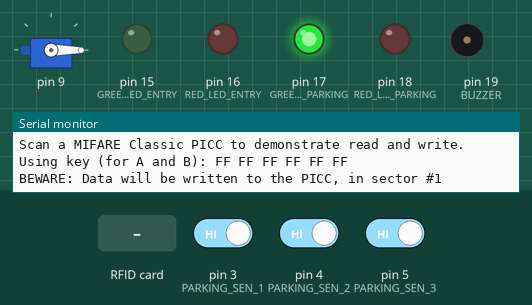
Recording of a sketch running on a simulated Arduino Uno, built with avr-gcc and run on an emulated ATmega328P. Parts: servo, output pins drawn as LEDs (lit = HIGH), buzzer (waves = sounding, pin HIGH), the last lines printed to the serial monitor. Dashed ring = blinking. Inputs (shaded band) come from the test bench; at power-on: pin 3 (PARKING_SEN_1) HIGH, pin 4 (PARKING_SEN_2) HIGH, pin 5 (PARKING_SEN_3) HIGH. Pins used as bus, display or sensor lines are not drawn.

Above: at 1.3 s.
1.4 s: RFID card 5E 7A 19 C4 held to the reader
At 1.68 s:
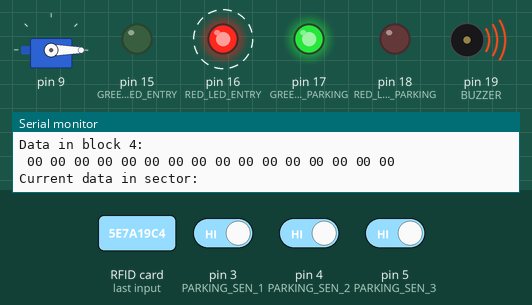
4.4 s: RFID card 93 46 0A DA held to the reader
At 5.6 s:
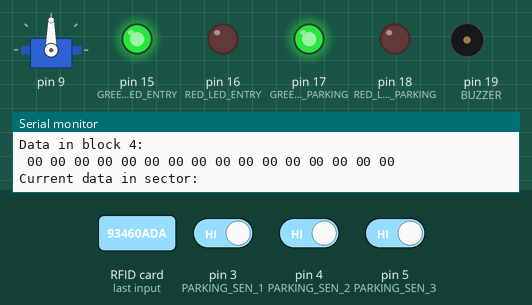
12.1 s: RFID card 3C 1B 32 02 held to the reader
At 13.4 s:
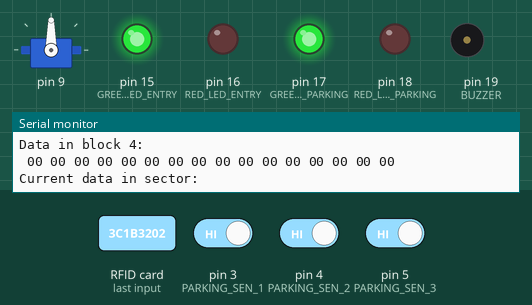
13.7 s: pin 3 (PARKING_SEN_1) driven LOW and pin 4 (PARKING_SEN_2) driven LOW and pin 5 (PARKING_SEN_3) driven LOW
At 16.6 s:
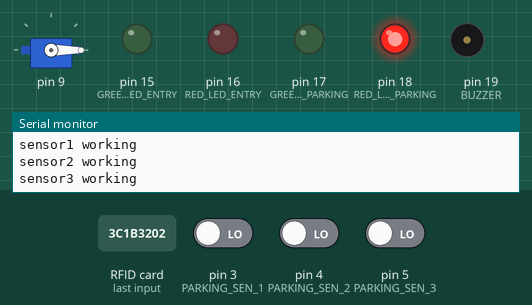
16.7 s: RFID card 84 E5 33 02 held to the reader
At 16.99 s:
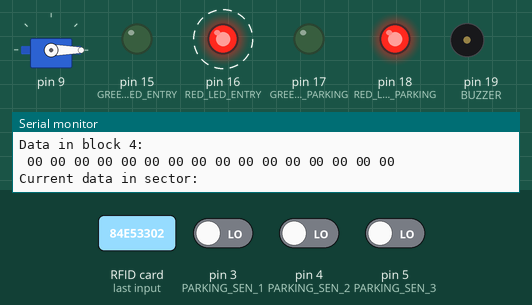
Timing chart, 0 to 19.8 s (numbered marks = the images above; inputs shaded):
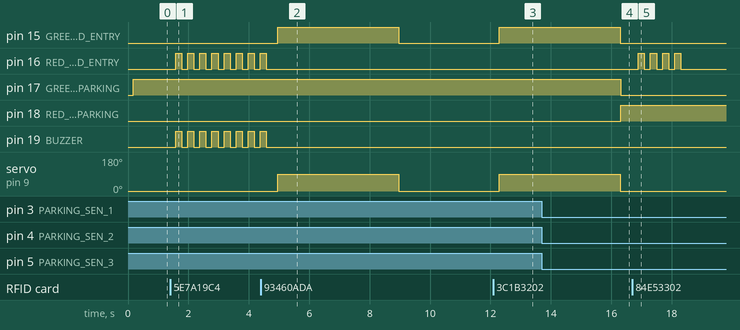

Measured:
- after the input at 1.4 s, pin 16 (RED_LED_ENTRY), pin 19 (BUZZER): alternates HIGH for 0.20 s and LOW for 0.20 s, starting after 0.18 s
- after the input at 4.4 s, pin 15 (GREEN_LED_ENTRY): LOW → HIGH after 0.56 s, → LOW 4.0 s later; servo on pin 9: 0° → 90° after 0.56 s, → 0° 4.0 s later
- after the input at 12.1 s, pin 15 (GREEN_LED_ENTRY): LOW → HIGH after 0.19 s; servo on pin 9: 0° → 90° after 0.19 s
- after the input at 13.7 s, pin 17 (GREEN_LED_PARKING): HIGH → LOW after 2.6 s; pin 18 (RED_LED_PARKING): LOW → HIGH after 2.6 s
- after the input at 16.7 s, pin 16 (RED_LED_ENTRY): alternates HIGH for 0.20 s and LOW for 0.20 s, 8 changes in all, then stays LOW, starting after 0.20 s

The sketch:

main.ino
```cpp
#include "config.h"
#include "Sensors.h"
#include "Servo.h"
#include "Rfid.h"

rfidTag_sType data;


void setup() {
  Serial.begin(9600);
  // put your setup code here, to run once:
  pinInit();
  servoInit();
  rfidInit();

  //digitalWrite(ORANGE_LED, HIGH);
}

void loop()
{


    updateParkingAvailability();
    sTagState_eType eTagState;
    scanRfidTag();
    eTagState = getTagAuthState();
    bool isParkingAvailable = false;
    if (getParkingSpaceValue() != 0)
    {
      digitalWrite(GREEN_LED_PARKING, HIGH);
      digitalWrite(RED_LED_PARKING, LOW);
      isParkingAvailable = true;
    }
    else
    {
      digitalWrite(GREEN_LED_PARKING, LOW);
      digitalWrite(RED_LED_PARKING, HIGH);
      isParkingAvailable = false;
    }

    switch(eTagState)
    {
      case eTagIdle:
        break;

      case eTagUnauthorized :
        for (byte i= 0 ; i < 8; i++)
        {
          digitalWrite(BUZZER, HIGH);
          digitalWrite(RED_LED_ENTRY, HIGH);
          delay(200);
          digitalWrite(BUZZER, LOW);
          digitalWrite(RED_LED_ENTRY, LOW);
          delay(200);

        }
        setTagAuthState(eTagIdle);
        break;

      case eTagAuthorized :
        //authorizationProcess();
        if (isParkingAvailable != false)
        {
        digitalWrite(GREEN_LED_ENTRY, HIGH);
        controlGate(eServoEE_open);
        delay(4000);
        digitalWrite(GREEN_LED_ENTRY, LOW);
        controlGate(eServoEE_close);

        }
        else
        {
          for (byte i =0; i < 4 ; i++)
          {
            digitalWrite(RED_LED_ENTRY, HIGH);
            delay(200);
            digitalWrite(RED_LED_ENTRY, LOW);
            delay(200);
          }
        }
        setTagAuthState(eTagIdle);
        break;

    }

}
```

Init.cpp
```cpp
#include "config.h"


void pinInit(void)
{
  pinMode(PARKING_SEN_1, INPUT_PULLUP);
  pinMode(PARKING_SEN_2, INPUT_PULLUP);
  pinMode(PARKING_SEN_3, INPUT_PULLUP);
  // pinMode(ENTRY_SEN_START, INPUT);
  // pinMode(ENTRY_SEN_END, INPUT);
  // pinMode(EXIT_SEN_START, INPUT);
  // pinMode(EXIT_SEN_END, INPUT);
  // pinMode(LED, OUTPUT);

  pinMode(BUZZER, OUTPUT);
  pinMode(RED_LED_ENTRY, OUTPUT);
  pinMode(GREEN_LED_ENTRY, OUTPUT);
  pinMode(RED_LED_PARKING, OUTPUT);
  pinMode(GREEN_LED_PARKING, OUTPUT);
}


void ledOnOff(bool state)
{
  digitalWrite(LED, state);
}
```

Rfid.cpp
```cpp
#include "Arduino.h"
#include "HardwareSerial.h"
/**
 * ----------------------------------------------------------------------------
 * This is a MFRC522 library example; see https://github.com/miguelbalboa/rfid
 * for further details and other examples.
 *
 * NOTE: The library file MFRC522.h has a lot of useful info. Please read it.
 *
 * Released into the public domain.
 * ----------------------------------------------------------------------------
 * This sample shows how to read and write data blocks on a MIFARE Classic PICC
 * (= card/tag).
 *
 * BEWARE: Data will be written to the PICC, in sector #1 (blocks #4 to #7).
 *
 *
 * Typical pin layout used:
 * -----------------------------------------------------------------------------------------
 *             MFRC522      Arduino       Arduino   Arduino    Arduino          Arduino
 *             Reader/PCD   Uno/101       Mega      Nano v3    Leonardo/Micro   Pro Micro
 * Signal      Pin          Pin           Pin       Pin        Pin              Pin
 * -----------------------------------------------------------------------------------------
 * RST/Reset   RST          9             5         D9         RESET/ICSP-5     RST
 * SPI SS      SDA(SS)      10            53        D10        10               10
 * SPI MOSI    MOSI         11 / ICSP-4   51        D11        ICSP-4           16
 * SPI MISO    MISO         12 / ICSP-1   50        D12        ICSP-1           14
 * SPI SCK     SCK          13 / ICSP-3   52        D13        ICSP-3           15
 *
 * More pin layouts for other boards can be found here: https://github.com/miguelbalboa/rfid#pin-layout
 *
 */
#include "Rfid.h"

#include <SPI.h>
#include <MFRC522.h>

#define RST_PIN         9           // Configurable, see typical pin layout above
#define SS_PIN          10          // Configurable, see typical pin layout above

MFRC522 mfrc522(SS_PIN, RST_PIN);   // Create MFRC522 instance.

MFRC522::MIFARE_Key key;
unsigned char tempReadTag[10];
unsigned char tempReadBlock[16];

void writeToCard(byte *data);
const unsigned char authoCardIds[3][4] =
                                    {
                                      {0x93, 0x46, 0x0A, 0xDA},
                                      {0x3C, 0x1B, 0x32, 0x02},
                                      {0x84, 0xE5, 0x33, 0x02}
                                    };

static uint8_t cardIndex = 5u ;
rfidTag_sType sRfidData;

// variable for 3 authorizedcard to hold data
static sTagData_sType cards[3] =
                                  {
                                      {
                                        {0xFF, 0xFF, 0xFF, 0xFF},
                                        eTagInit,
                                        2000u
                                      },
                                      {
                                        {0xFF, 0xFF, 0xFF, 0xFF},
                                        eTagInit,
                                        2000u
                                      },
                                      {
                                        {0xFF, 0xFF, 0xFF, 0xFF},
                                        eTagInit,
                                        2000u
                                      }

                                  };


void printCardData(void)
{
  for (byte i = 0 ; i < 3; i++)
  {
    Serial.println(cards[i].tagId[0], HEX);
    Serial.println(cards[i].tagId[1], HEX);
    Serial.println(cards[i].tagId[2], HEX);
    Serial.println(cards[i].tagId[3], HEX);
    Serial.println(cards[i].eTagEE);
    Serial.println(cards[i].balance);
    Serial.println();
  }
}

static sTagState_eType eTagAuthState = eTagIdle ;

sTagState_eType getTagAuthState(void)
{
  return eTagAuthState;
}


void setTagAuthState(sTagState_eType eState)
{
  eTagAuthState = eState ;
}


static void copyTagId(byte *buffer, byte bufferSize)
{
  for (byte i = 0; i < bufferSize; i++)
  {
    tempReadTag[i] = buffer[i];
  }
}

static readDataFromBlock(byte *buffer, byte bufferSize)
{
  for (byte i = 0; i < bufferSize; i++)
  {
        tempReadBlock[i] = buffer[i];
    }
}

static void tagAuthorizationCheck(void)
{
  eTagAuthState = eTagIdle;
  rfidTag_sType cardId = readTagId();
  byte *ptrData = (byte *)&cardId;

  for (byte i = 0; i < 3; i++)
  {
    if ( (ptrData[0] == authoCardIds[i][0] ) && (ptrData[1] == authoCardIds[i][1] ) && (ptrData[2] == authoCardIds[i][2] ) && (ptrData[3] == authoCardIds[i][3] )  )
    {
      eTagAuthState = eTagAuthorized ;
      cardIndex = i;
      break;
    }
    else
    {
      eTagAuthState = eTagUnauthorized ;
    }

  }

}

/**
 * Helper routine to dump a byte array as hex values to Serial.
 */
void dump_byte_array(byte *buffer, byte bufferSize)
{
    for (byte i = 0; i < bufferSize; i++) {
        Serial.print(buffer[i] < 0x10 ? " 0" : " ");
        Serial.print(buffer[i], HEX);
    }
}

rfidTag_sType readTagId(void)
{
  rfidTag_sType temp;
  temp.data_0 = tempReadTag[0];
  temp.data_1 = tempReadTag[1];
  temp.data_2 = tempReadTag[2];
  temp.data_3 = tempReadTag[3];

  return temp;
}


void rfidInit(void)
{
    SPI.begin();        // Init SPI bus
    mfrc522.PCD_Init(); // Init MFRC522 card

    // Prepare the key (used both as key A and as key B)
    // using FFFFFFFFFFFFh which is the default at chip delivery from the factory
    for (byte i = 0; i < 6; i++) {
        key.keyByte[i] = 0xFF;
    }

    Serial.println(F("Scan a MIFARE Classic PICC to demonstrate read and write."));
    Serial.print(F("Using key (for A and B):"));
    dump_byte_array(key.keyByte, MFRC522::MF_KEY_SIZE);
    Serial.println();

    Serial.println(F("BEWARE: Data will be written to the PICC, in sector #1"));

}


void scanRfidTag(void)
{
  // Reset the loop if no new card present on the sensor/reader. This saves the entire process when idle.
    if ( ! mfrc522.PICC_IsNewCardPresent())
        return;

    // Select one of the cards
    if ( ! mfrc522.PICC_ReadCardSerial())
        return;

    // Show some details of the PICC (that is: the tag/card)
    Serial.print(F("Card UID:"));
    dump_byte_array(mfrc522.uid.uidByte, mfrc522.uid.size);

    copyTagId(mfrc522.uid.uidByte, mfrc522.uid.size);
    tagAuthorizationCheck();
    Serial.println();
    Serial.print(F("PICC type: "));
    MFRC522::PICC_Type piccType = mfrc522.PICC_GetType(mfrc522.uid.sak);
    Serial.println(mfrc522.PICC_GetTypeName(piccType));

    // Check for compatibility
    if (    piccType != MFRC522::PICC_TYPE_MIFARE_MINI
        &&  piccType != MFRC522::PICC_TYPE_MIFARE_1K
        &&  piccType != MFRC522::PICC_TYPE_MIFARE_4K) {
        Serial.println(F("This sample only works with MIFARE Classic cards."));
        return;
    }

    // In this sample we use the second sector,
    // that is: sector #1, covering block #4 up to and including block #7
    byte sector         = 1;
    byte blockAddr      = 4;
    byte dataBlock[]    = {
        0x51, 0x22, 0x43, 0x74, //  1,  2,   3,  4,
        0x55, 0x26, 0x47, 0x78, //  5,  6,   7,  8,
        0x59, 0x2a, 0x4f, 0x7b, //  9, 10, 255, 11,
        0x5c, 0x2d, 0x4e, 0x7f  // 12, 13, 14, 15
    };
    byte trailerBlock   = 7;
    MFRC522::StatusCode status;
    byte buffer[18];
    byte size = sizeof(buffer);

    // Authenticate using key A
    Serial.println(F("Authenticating using key A..."));
    status = (MFRC522::StatusCode) mfrc522.PCD_Authenticate(MFRC522::PICC_CMD_MF_AUTH_KEY_A, trailerBlock, &key, &(mfrc522.uid));
    if (status != MFRC522::STATUS_OK) {
        Serial.print(F("PCD_Authenticate() failed: "));
        Serial.println(mfrc522.GetStatusCodeName(status));
        return;
    }

    // Show the whole sector as it currently is
    Serial.println(F("Current data in sector:"));
    mfrc522.PICC_DumpMifareClassicSectorToSerial(&(mfrc522.uid), &key, sector);
    Serial.println();

    // Read data from the block
    Serial.print(F("Reading data from block ")); Serial.print(blockAddr);
    Serial.println(F(" ..."));
    status = (MFRC522::StatusCode) mfrc522.MIFARE_Read(blockAddr, buffer, &size);
    if (status != MFRC522::STATUS_OK) {
        Serial.print(F("MIFARE_Read() failed: "));
        Serial.println(mfrc522.GetStatusCodeName(status));
    }
    Serial.print(F("Data in block ")); Serial.print(blockAddr); Serial.println(F(":"));
    dump_byte_array(buffer, 16);
    readDataFromBlock(buffer, 16);
    Serial.println();
    Serial.println();

    #if 0

    // Authenticate using key B
    Serial.println(F("Authenticating again using key B..."));
    status = (MFRC522::StatusCode) mfrc522.PCD_Authenticate(MFRC522::PICC_CMD_MF_AUTH_KEY_B, trailerBlock, &key, &(mfrc522.uid));
    if (status != MFRC522::STATUS_OK) {
        Serial.print(F("PCD_Authenticate() failed: "));
        Serial.println(mfrc522.GetStatusCodeName(status));
        return;
    }

    // Write data to the block
    Serial.print(F("Writing data into block ")); Serial.print(blockAddr);
    Serial.println(F(" ..."));
    dump_byte_array(dataBlock, 16); Serial.println();
    status = (MFRC522::StatusCode) mfrc522.MIFARE_Write(blockAddr, dataBlock, 16);
    if (status != MFRC522::STATUS_OK) {
        Serial.print(F("MIFARE_Write() failed: "));
        Serial.println(mfrc522.GetStatusCodeName(status));
    }
    Serial.println();

    // Read data from the block (again, should now be what we have written)
    Serial.print(F("Reading data from block ")); Serial.print(blockAddr);
    Serial.println(F(" ..."));
    status = (MFRC522::StatusCode) mfrc522.MIFARE_Read(blockAddr, buffer, &size);
    if (status != MFRC522::STATUS_OK) {
        Serial.print(F("MIFARE_Read() failed: "));
        Serial.println(mfrc522.GetStatusCodeName(status));
    }
    Serial.print(F("Data in block ")); Serial.print(blockAddr); Serial.println(F(":"));
    dump_byte_array(buffer, 16); Serial.println();

    // Check that data in block is what we have written
    // by counting the number of bytes that are equal
    Serial.println(F("Checking result..."));
    byte count = 0;
    for (byte i = 0; i < 16; i++) {
        // Compare buffer (= what we've read) with dataBlock (= what we've written)
        if (buffer[i] == dataBlock[i])
            count++;
    }
    Serial.print(F("Number of bytes that match = ")); Serial.println(count);
    if (count == 16) {
        Serial.println(F("Success :-)"));
    } else {
        Serial.println(F("Failure, no match :-("));
        Serial.println(F("  perhaps the write didn't work properly..."));
    }
    Serial.println();

    #endif
    // Dump the sector data
    Serial.println(F("Current data in sector:"));
    mfrc522.PICC_DumpMifareClassicSectorToSerial(&(mfrc522.uid), &key, sector);
    Serial.println();

    // Halt PICC
    mfrc522.PICC_HaltA();
    // Stop encryption on PCD
    mfrc522.PCD_StopCrypto1();

}

void authorizationProcess(void)
{
  Serial.println("card index : ");
  Serial.println(cardIndex);

  eTagEnrtyExit_eType temp = cards[cardIndex].eTagEE;

  switch(temp)
  {
    case eTagInit:
      {
        Serial.println("Idle");

      }

    case eTagEntry :
      {
        cards[cardIndex].eTagEE = eTagEntry ;
        Serial.println("entry");
        break;
      }

    case EtagExit :
      {
        cards[cardIndex].eTagEE = eTagInit ;
        Serial.println("exit");
        break;
      }

    default :
      break;

  }

  // if (cards[cardIndex].balance >=100 )
  // {
  //   cards[cardIndex].balance -= 100u ;
  //   cards[cardIndex].eTagEE = eTagEntry;
  // }
  // else
  // {

  // }

  cardIndex = 5u;
}
```

Rfid.h
```cpp
#ifndef __RFID_H__
#define __RFID_H__

#include <stdint.h>
#include <Arduino.h>

typedef struct
{
  byte data_0;
  byte data_1;
  byte data_2;
  byte data_3;
}rfidTag_sType;

typedef enum
{
  eTagIdle,
  eTagAuthorized,
  eTagUnauthorized
}sTagState_eType;


typedef enum
{
  eTagInit,
  eTagEntry,
  EtagExit
}eTagEnrtyExit_eType;

typedef struct
{
  byte tagId[4];
  eTagEnrtyExit_eType eTagEE;
  uint32_t balance;
}sTagData_sType;


void rfidInit(void);
void scanRfidTag(void);
rfidTag_sType readTagId(void);
//void readTagSector(void);

sTagState_eType getTagAuthState(void);
void setTagAuthState(sTagState_eType eState);
void printCardData(void);

void authorizationProcess(void);


#endif
```

Sensors.cpp
```cpp
#include "HardwareSerial.h"
#include "config.h"
#include <stdint.h>

static uint8_t parkingSpaceCount = 3u ;

////////////////////////////// static function declaration //////////////////////////////////
static bool readParkingSensor1(void);
static bool readParkingSensor2(void);
static bool readParkingSensor3(void);
/////////////////////////////////////////////////////////////////////////////////////////////


static bool readParkingSensor1(void)
{
  return digitalRead(PARKING_SEN_1);
  //return (bool)OBJECT_DETECTED;
}


static bool readParkingSensor2(void)
{
  return digitalRead(PARKING_SEN_2);
  //return (bool)OBJECT_DETECTED;
}


static bool readParkingSensor3(void)
{
  return digitalRead(PARKING_SEN_3);
  //return (bool)OBJECT_DETECTED;
}


void updateParkingAvailability(void)
{
  static bool sens1Flag = false;
  static bool sens2Flag = false;
  static bool sens3Flag = false;

  if ( (readParkingSensor1() == OBJECT_DETECTED) && (sens1Flag == false) )
  {
    parkingSpaceCount--;
    sens1Flag = true;
    Serial.println({"sensor1 working"});
  }
  else if ( (readParkingSensor1() == OBJECT_NOT_DETECTED) && (sens1Flag == true) )
  {
    parkingSpaceCount++;
    sens1Flag = false;
    Serial.println({"sensor1 not working"});
  }
  else
  {
    // Eat ***** do nothing
  }

  if ((readParkingSensor2() == OBJECT_DETECTED) && (sens2Flag == false))
  {
    parkingSpaceCount--;
    sens2Flag = true;
       Serial.println({"sensor2 working"});
  }
  else if ( (readParkingSensor2() == OBJECT_NOT_DETECTED) && (sens2Flag == true) )
  {
    parkingSpaceCount++;
    sens2Flag = false;
     Serial.println({"sensor2 not working"});
  }
  else
  {
    // Eat ***** do nothing
  }

  if ((readParkingSensor3() == OBJECT_DETECTED) && (sens3Flag == false))
  {
    parkingSpaceCount--;
    sens3Flag = true;
      Serial.println({"sensor3 working"});
  }
  else if ( (readParkingSensor3() == OBJECT_NOT_DETECTED) && (sens3Flag == true) )
  {
    parkingSpaceCount++;
    sens3Flag = false;
    Serial.println({"sensor3 not working"});
  }
  else
  {
    // Eat ***** do nothing
  }

}


uint8_t getParkingSpaceValue(void)
{
  return parkingSpaceCount;
}

bool readEntrySensStart(void)
{
  return digitalRead(ENTRY_SEN_START);
}

bool readEntrySensEnd(void)
{
  return digitalRead(ENTRY_SEN_END);
}

bool readExitSensStart(void)
{
  return digitalRead(EXIT_SEN_START);
}

bool readExitSensEnd(void)
{
  return digitalRead(EXIT_SEN_END);
}
```

Sensors.h
```cpp
#ifndef __SENSORS_H__
#define __SENSORS_H__
/////////////////// Functions Declarations ///////////////////
void updateParkingAvailability(void);
uint8_t getParkingSpaceValue(void);

bool readEntrySensStart(void);
bool readEntrySensEnd(void);
bool readExitSensStart(void);
bool readExitSensEnd(void);
//////////////////////////////////////////////////////////////


#endif
```

Servo.h
```cpp
#ifndef __SERVO_H__
#define __SERVO_H__


#include <Servo.h>
#include "config.h"

typedef enum
{
  eServo_init,
  eServo_idle,
  eServo_low_bal,
  eServo_access_den ,
  eServo_access_granted ,
  eServo_insuf_bal ,
  eServo_total_state
}servoState;


typedef enum
{
  eServoEE_open,
  eServoEE_close
}servoEntryExitCommand;


void servoInit(void);
void setServoState(servoState eState);
void controlGate(servoEntryExitCommand command);

#endif
```

TimeManager.cpp
```cpp
#include "Arduino.h"
#include "TimeManager.h"

static uint32_t _timeStamp = 0u ;


void timeManageInit()
{
  _timeStamp = millis();
}
```

TimeManager.h
```cpp
#ifndef __TIME_MANAGER_H__
#define __TIME_MANAGER_H__

#include <stdint.h>

#endif
```

Lcd_Display.cpp
```cpp
#include "Lcd_Display.h"

LCD_I2C lcd(LCD_ADDRESS);

void lcdInit(void)
{
  lcd.begin();

}
```

Lcd_Display.h
```cpp
#ifndef __LCD_DISPLAY_H__
#define __LCD_DISPLAY_H__

#include <LCD_I2C.h>

#define LCD_ADDRESS         0x27


#endif
```

Source omitted: Servo.cpp (1792 bytes), config.h (825 bytes)
